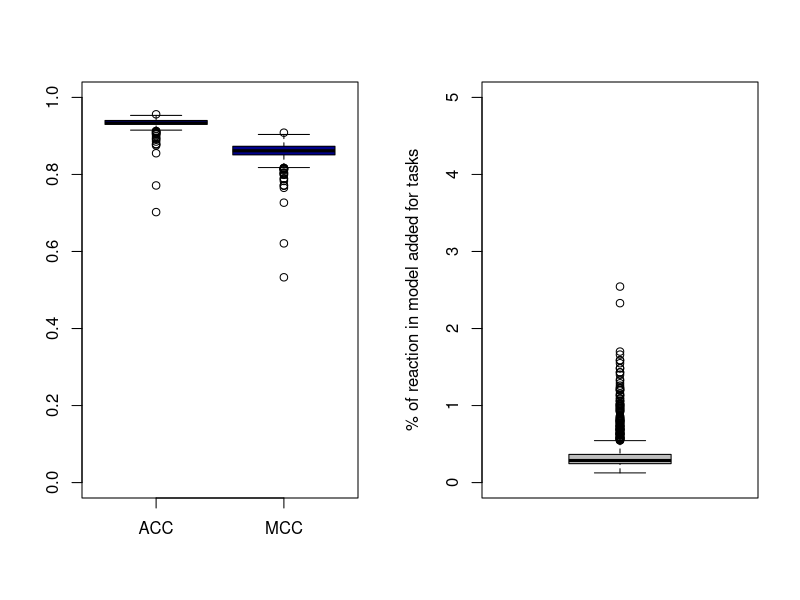
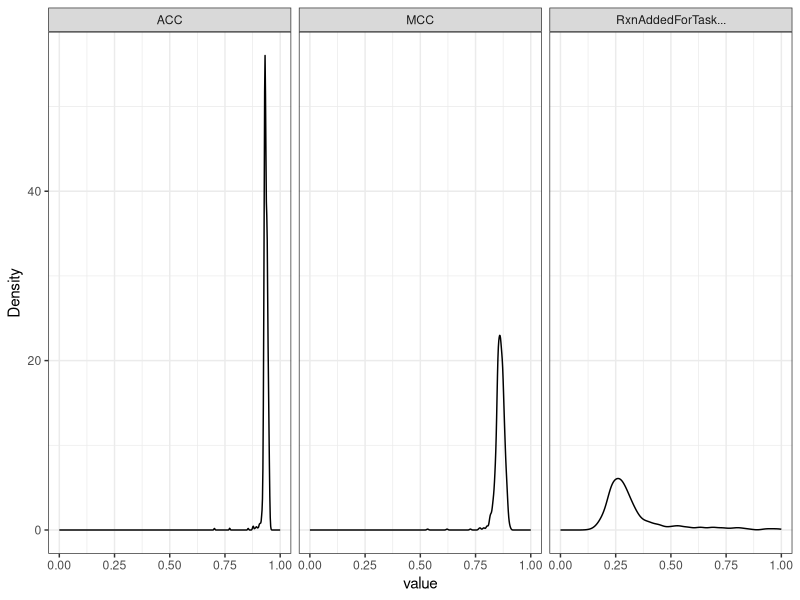

The R script that drew these images, in order:
###Filter reconstructed models upon quality
case <- "tumor"
#Get stats
if (case =="tumor"){
  model.summary <- read.delim("../INITmodelSummary.txt",row.names="PSID")
  suffix <- ""
} else {
  model.summary <- read.delim("../INITmodelSummary_N.txt",row.names="PSID")
  suffix <- "_N"
}
  par(mfrow=c(1,2))
  boxplot(model.summary[,c("ACC","MCC")],col=c("Blue","Dark Blue"),ylim=c(0,1))
  boxplot(model.summary[,"RxnAddedForTask..."],ylab="% of reaction in model added for tasks",col="grey",ylim=c(0,5))

#Draw density distributions
require(ggplot2)
require(reshape2)
data <- melt(model.summary,measure.vars = c("ACC","MCC","RxnAddedForTask..."))
ggplot(data,aes(x=value)) + geom_density() + facet_grid(~variable) +
  theme_bw() + xlim(0,1) + ylab("Density")
                  
#Fish good models
criterion1 <- model.summary[,"ACC"]>0.90
criterion2 <- model.summary[,"MCC"]>0.80
criterion3 <- model.summary[,"RxnAddedForTask..."] < 1
models.good.number <- sum(criterion1 & criterion2 & criterion3)
write.table(model.summary[criterion1 & criterion2 & criterion3,],
            file=paste0("INITmodelSummary_goodModels",suffix),quote=F,sep="\t")
write.table(model.summary[!(criterion1 & criterion2 & criterion3),],
            file=paste0("INITmodelSummary_badModels",suffix),quote=F,sep="\t")

#Print good models
models.good.names.MAT <- model.summary[(criterion1 & criterion2 & criterion3),
                                      c("ModelNameMAT")]
models.good.names.XML <- model.summary[(criterion1 & criterion2 & criterion3),
                                      c("ModelNameXML")]
write.table(models.good.names.MAT,file=paste0("listGoodReconstructedModelMATnames",suffix),
            quote=F,sep="\t",row.names = F,col.names = F)
write.table(models.good.names.XML,file=paste0("listGoodReconstructedModelXMLnames",suffix),
            quote=F,sep="\t",row.names = F,col.names = F)

#Print bad models
models.bad.names.MAT <- model.summary[!(criterion1 & criterion2 & criterion3),
                                    c("ModelNameMAT")]
models.bad.names.XML <- model.summary[!(criterion1 & criterion2 & criterion3),
                                    c("ModelNameXML")]
write.table(models.bad.names.MAT,file=paste0("listBadReconstructedModelMATnames",suffix),
            quote=F,sep="\t",row.names = F,col.names = F)
write.table(models.bad.names.XML,file=paste0("listBadReconstructedModelXMLnames",suffix),
            quote=F,sep="\t",row.names = F,col.names = F)